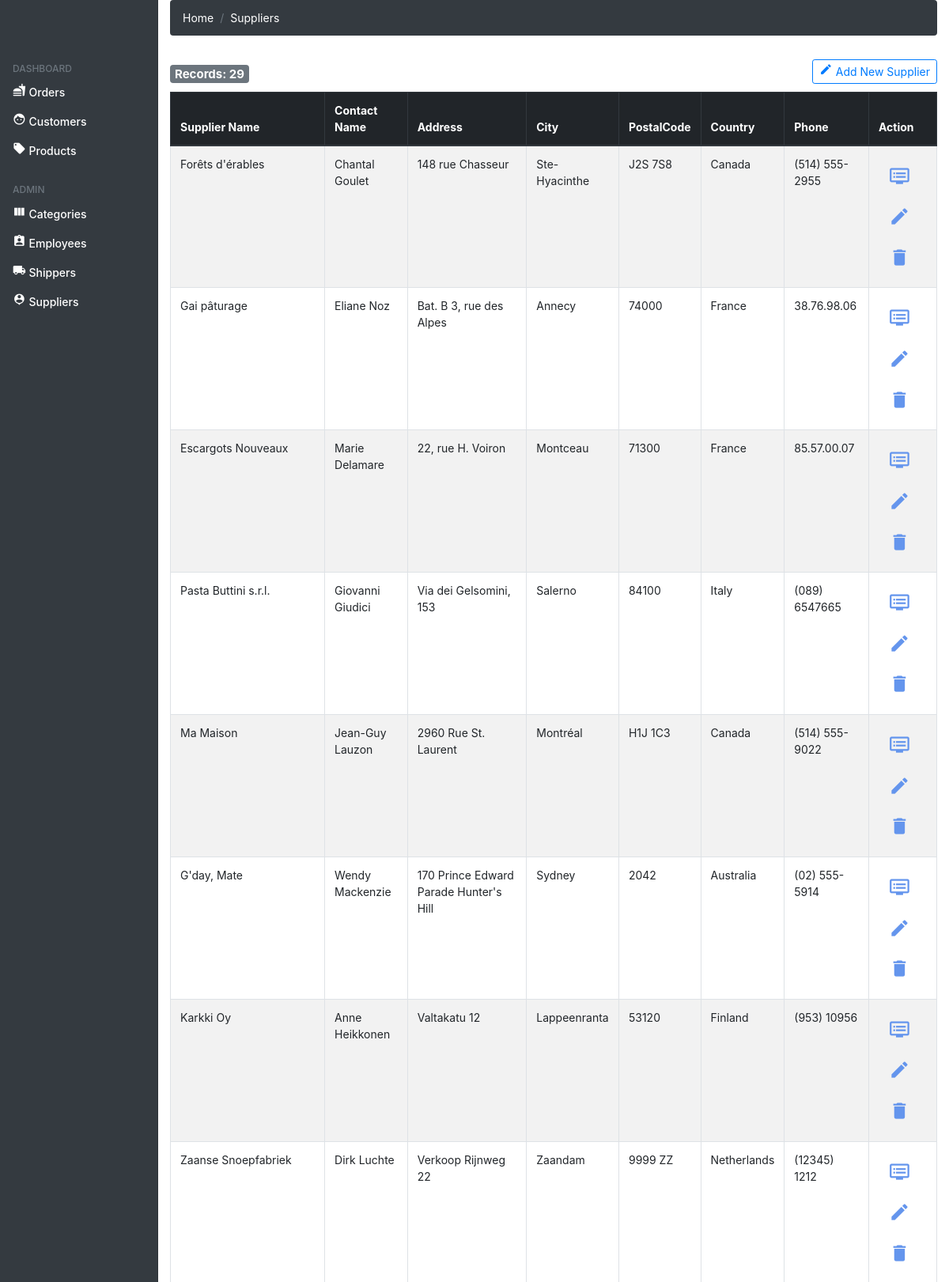
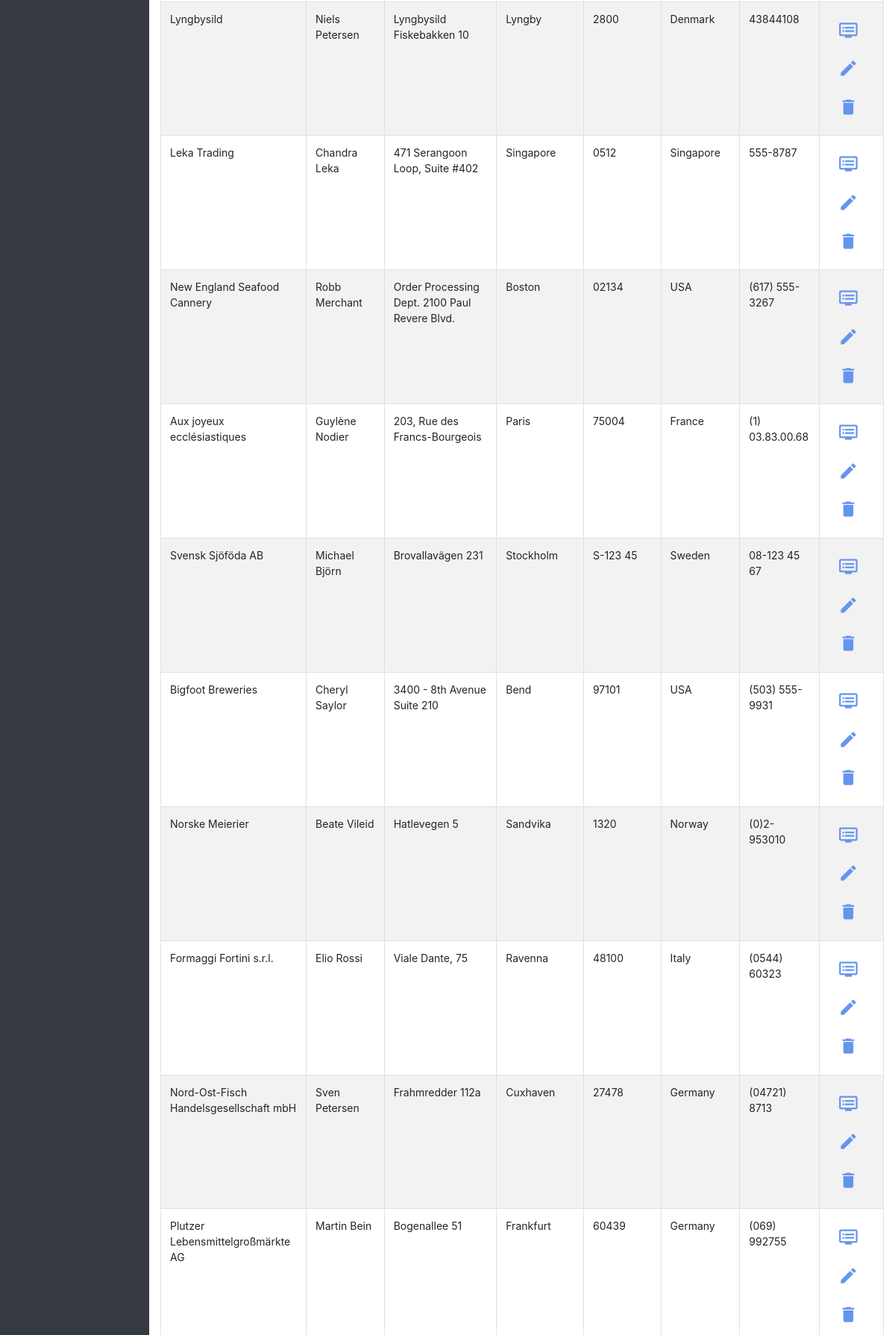
/views/suppliers/index.php (upper part), run on the app's committed database (2 pictures, top to bottom).
### tables this page shows
CREATE TABLE Suppliers (
	SupplierID INT(6) UNSIGNED NOT NULL AUTO_INCREMENT PRIMARY KEY, 
    SupplierName VARCHAR(200) NOT NULL,
    ContactName VARCHAR(200) NOT NULL,
    Address VARCHAR(200) NOT NULL,
    City VARCHAR(50) NOT NULL,
    PostalCode VARCHAR(20) NOT NULL,
    Country VARCHAR(50) NOT NULL,
    Phone VARCHAR(20) NOT NULL
);

### views/suppliers/index.php (the view, shortened to what this page needs)
<!DOCTYPE html>
<html>
    <body>
        <?php
            include_once "../../nav.php";
        ?>
        <div class="offset-md-2 col-md-10">
            <?php
                include "../../confi/database.php";
                $query = "select
                            SupplierID, SupplierName, ContactName, Address, City, PostalCode, Country, Phone
                          from Suppliers order by SupplierID desc";
                $stmt = $con->prepare($query);
                $stmt->execute();
                $num = $stmt->rowCount();
                echo "<div class='row'>";
                echo "<div class='col-md-2' style='margin: 15px 0px 0px 0px;'>";
                echo "<h5><span class='badge badge-secondary'>Records: {$num}</span></h5>";
                echo "</div>";
                echo "<div class='col-md-10 text-right' style='margin: 10px 0px;'>";
                echo "<a href='./create.php' class='btn btn-outline-primary btn-sm'><i class='material-icons'>create</i> Add New Supplier</a>";
                echo "</div>";
                echo "</div>";
                if($num > 0){
                    echo "<table class='table table-hover table-striped table-bordered'>";
                    echo "<thead class='thead-dark'>";
                    echo "<tr>";
                    echo "<th>Supplier Name</th>";
                    echo "<th>Contact Name</th>";
                    echo "<th>Address</th>";
                    echo "<th>City</th>";
                    echo "<th>PostalCode</th>";
                    echo "<th>Country</th>";
                    echo "<th>Phone</th>";
                    echo "<th>Action</th>";
                    echo "</thead>";
                    echo "<tbody>";
                    while($row = $stmt->fetch(PDO::FETCH_ASSOC)){
                        extract($row);
                        echo "<tr>";
                        echo "<td>".utf8_encode($SupplierName)."</td>";
                        echo "<td>".utf8_encode($ContactName)."</td>";
                        echo "<td>".utf8_encode($Address)."</td>";
                        echo "<td>".utf8_encode($City)."</td>";
                        echo "<td>".utf8_encode($PostalCode)."</td>";
                        echo "<td>".utf8_encode($Country)."</td>";
                        echo "<td>".$Phone."</td>";
                        echo "<td>";
                        echo "<a href='read.php?id={$SupplierID}' class='btn-img-info'><i class='material-icons btn' title='view'>dvr</i></a>";
                        echo "<a href='update.php?id={$SupplierID}' class='btn-img-info'><i class='material-icons btn' title='update'>edit</i></a>";
                        echo "<a href='#' onclick='delete_user({$SupplierID});' class='btn-img-info'><i class='material-icons btn' title='delete'>delete</i></a>";
                        echo "</td>";
                        echo "</tr>";
                    }
                    echo "</tbody>";
                    echo "</table>";
                }else{
                    echo "<div class='alert alert-danger'>No records found.</div>";
                }
            ?>
        </div>
    </body>
</html>

### commons/style.css (style rules this page uses)
body { font-size: .875rem; }
i { font-size: 1.2em !important; }
.btn-img-info { font-size: 1.6em !important; color: cornflowerblue !important; padding: 0 !important; }
.row { margin-top: 20px !important; }
.btn { line-height: 1.4 !important; }

### data on the page
suppliers: SupplierName "Forêts d'érables", ContactName "Chantal Goulet", Address "148 rue Chasseur", City "Ste-Hyacinthe", PostalCode "J2S 7S8", Country "Canada", Phone "(514) 555-2955"
suppliers: SupplierName "Gai pâturage", ContactName "Eliane Noz", Address "Bat. B 3, rue des Alpes", City "Annecy", PostalCode "74000", Country "France", Phone "38.76.98.06"
suppliers: SupplierName "Escargots Nouveaux", ContactName "Marie Delamare", Address "22, rue H. Voiron", City "Montceau", PostalCode "71300", Country "France", Phone "85.57.00.07"
suppliers: SupplierName "Pasta Buttini s.r.l.", ContactName "Giovanni Giudici", Address "Via dei Gelsomini, 153", City "Salerno", PostalCode "84100", Country "Italy", Phone "(089) 6547665"
suppliers: SupplierName "Ma Maison", ContactName "Jean-Guy Lauzon", Address "2960 Rue St. Laurent", City "Montréal", PostalCode "H1J 1C3", Country "Canada", Phone "(514) 555-9022"
suppliers: SupplierName "G'day, Mate", ContactName "Wendy Mackenzie", Address "170 Prince Edward Parade Hunter's Hill", City "Sydney", PostalCode "2042", Country "Australia", Phone "(02) 555-5914"
suppliers: SupplierName "Karkki Oy", ContactName "Anne Heikkonen", Address "Valtakatu 12", City "Lappeenranta", PostalCode "53120", Country "Finland", Phone "(953) 10956"
suppliers: SupplierName "Zaanse Snoepfabriek", ContactName "Dirk Luchte", Address "Verkoop Rijnweg 22", City "Zaandam", PostalCode "9999 ZZ", Country "Netherlands", Phone "(12345) 1212"
suppliers: SupplierName "Lyngbysild", ContactName "Niels Petersen", Address "Lyngbysild Fiskebakken 10", City "Lyngby", PostalCode "2800", Country "Denmark", Phone "43844108"
suppliers: SupplierName "Leka Trading", ContactName "Chandra Leka", Address "471 Serangoon Loop, Suite #402", City "Singapore", PostalCode "0512", Country "Singapore", Phone "555-8787"
suppliers: SupplierName "New England Seafood Cannery", ContactName "Robb Merchant", Address "Order Processing Dept. 2100 Paul Revere Blvd.", City "Boston", PostalCode "02134", Country "USA", Phone "(617) 555-3267"
suppliers: SupplierName "Aux joyeux ecclésiastiques", ContactName "Guylène Nodier", Address "203, Rue des Francs-Bourgeois", City "Paris", PostalCode "75004", Country "France", Phone "(1) 03.83.00.68"
suppliers: SupplierName "Svensk Sjöföda AB", ContactName "Michael Björn", Address "Brovallavägen 231", City "Stockholm", PostalCode "S-123 45", Country "Sweden", Phone "08-123 45 67"
suppliers: SupplierName "Bigfoot Breweries", ContactName "Cheryl Saylor", Address "3400 - 8th Avenue Suite 210", City "Bend", PostalCode "97101", Country "USA", Phone "(503) 555-9931"
suppliers: SupplierName "Norske Meierier", ContactName "Beate Vileid", Address "Hatlevegen 5", City "Sandvika", PostalCode "1320", Country "Norway", Phone "(0)2-953010"
suppliers: SupplierName "Formaggi Fortini s.r.l.", ContactName "Elio Rossi", Address "Viale Dante, 75", City "Ravenna", PostalCode "48100", Country "Italy", Phone "(0544) 60323"
suppliers: SupplierName "Nord-Ost-Fisch Handelsgesellschaft mbH", ContactName "Sven Petersen", Address "Frahmredder 112a", City "Cuxhaven", PostalCode "27478", Country "Germany", Phone "(04721) 8713"
suppliers: SupplierName "Plutzer Lebensmittelgroßmärkte AG", ContactName "Martin Bein", Address "Bogenallee 51", City "Frankfurt", PostalCode "60439", Country "Germany", Phone "(069) 992755"

### other printed values
$num "29"
